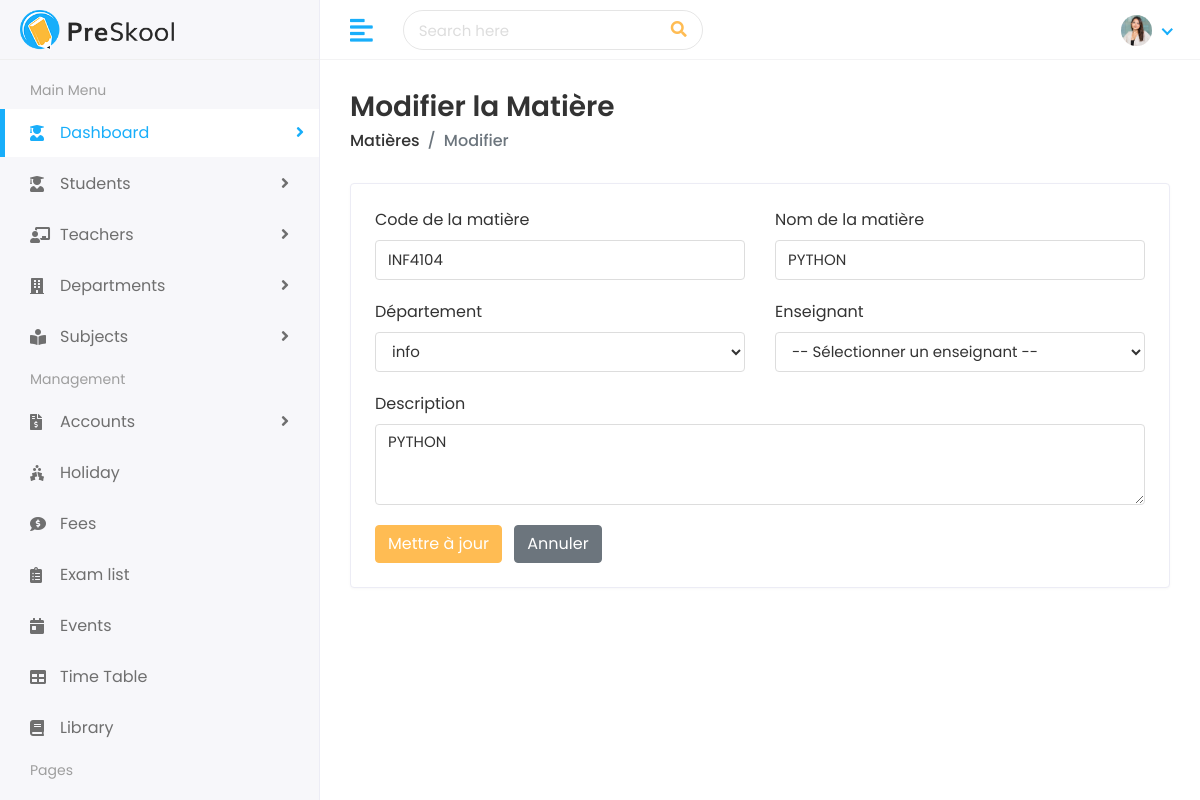
Page /subjects/edit/2/ on the committed database.
### faculty/models.py (models this page shows, shortened)
class Subject(models.Model):
    name = models.CharField(max_length=100, verbose_name="Nom de la matière")
    code = models.CharField(max_length=20, unique=True, verbose_name="Code")
    description = models.TextField(blank=True, null=True, verbose_name="Description")
    department = models.ForeignKey(
        Department,
        on_delete=models.SET_NULL,
        null=True,
        blank=True,
        related_name='subjects',
        verbose_name="Département"
    )
    teacher = models.ForeignKey(
        Teacher,
        on_delete=models.SET_NULL,
        null=True,
        blank=True,
        related_name='subjects',
        verbose_name="Enseignant"
    )

class Department(models.Model):
    name = models.CharField(max_length=100, unique=True, verbose_name="Nom du département")
    description = models.TextField(blank=True, null=True, verbose_name="Description")
    head_teacher = models.ForeignKey(
        Teacher,
        on_delete=models.SET_NULL,
        null=True,
        blank=True,
        related_name='headed_departments',
        verbose_name="Responsable (Enseignant)"
    )
    teachers = models.ManyToManyField(
        Teacher,
        blank=True,
        related_name='departments',
        verbose_name="Enseignants"
    )

### faculty/views.py (the view, shortened to what this page needs)
# urls.py: path('subjects/edit/<int:pk>/', views.edit_subject, name='edit_subject'),
def edit_subject(request, pk):
    subject = get_object_or_404(Subject, pk=pk)
    departments = Department.objects.all()
    teachers = Teacher.objects.all()
    return render(request, 'subjects/edit-subject.html', {
        'subject': subject,
        'departments': departments,
        'teachers': teachers
    })

### templates/subjects/edit-subject.html (shortened to what this page needs)
{% extends 'Home/base.html' %}
{% load static %}
{% block body %}
<div class="page-wrapper">
  <div class="content container-fluid">
    <div class="page-header">
      <div class="row align-items-center">
        <div class="col">
          <h3 class="page-title">Modifier la Matière</h3>
          <ul class="breadcrumb">
            <li class="breadcrumb-item"><a href="{% url 'subject_list' %}">Matières</a></li>
            <li class="breadcrumb-item active">Modifier</li>
          </ul>
        </div>
      </div>
    </div>
    <div class="row">
      <div class="col-sm-12">
        <div class="card">
          <div class="card-body">
            <form method="POST">
              <div class="row">
                <div class="col-12 col-sm-6">
                  <div class="form-group">
                    <label>Code de la matière</label>
                    <input type="text" name="code" class="form-control" value="{{ subject.code }}" required>
                  </div>
                </div>
                <div class="col-12 col-sm-6">
                  <div class="form-group">
                    <label>Nom de la matière</label>
                    <input type="text" name="name" class="form-control" value="{{ subject.name }}" required>
                  </div>
                </div>
                <div class="col-12 col-sm-6">
                  <div class="form-group">
                    <label>Département</label>
                    <select name="department" class="form-control">
                      {% for dept in departments %}
                        <option value="{{ dept.id }}"
                          {% if subject.department and subject.department.id == dept.id %}selected{% endif %}>
                          {{ dept.name }}
                        </option>
                      {% endfor %}
                    </select>
                  </div>
                </div>
                <div class="col-12 col-sm-6">
                  <div class="form-group">
                    <label>Enseignant</label>
                    <select name="teacher" class="form-control">
                      <option value="">-- Sélectionner un enseignant --</option>
                    </select>
                  </div>
                </div>
                <div class="col-12">
                  <div class="form-group">
                    <label>Description</label>
                    <textarea name="description" class="form-control" rows="3">{{ subject.description }}</textarea>
                  </div>
                </div>
                <div class="col-12">
                  <button type="submit" class="btn btn-primary">Mettre à jour</button>
                  <a href="{% url 'subject_list' %}" class="btn btn-secondary ml-2">Annuler</a>
                </div>
              </div>
            </form>
          </div>
        </div>
      </div>
    </div>
  </div>
</div>
{% endblock %}

### static/assets/css/style.css (style rules this page uses)
html { height: 100%; }
body { background-color: #fff; color: #333; font-family: 'Poppins', sans-serif; font-size: 1rem; height: 100%; line-height: 1.5; overflow-x: hidden; }
h1, h2, h3, h4, h5, h6 { font-family: 'Poppins', sans-serif; margin-top: 0; }
.form-control { border: 1px solid #ddd; box-shadow: none; color: #333; font-size: 15px; height: 40px; }
input, input:focus, button, button:focus { outline: none; }
input[type=text], input[type=password] { -webkit-appearance: none; -moz-appearance: none; appearance: none; }
textarea.form-control { resize: vertical; }
.form-group { margin-bottom: 1.25rem; }
ul, ol { padding: 0px; list-style: none; }
.btn-primary { background-color: #FFBC53; border: 1px solid #FFBC53; }
.card { border: 1px solid #ececf5; box-shadow: 0 1px 3px 0 rgba(0, 0, 0, 0.03); margin-bottom: 1.875rem; }
.card-body { padding: 1.5rem; }
.page-wrapper { margin-left: 320px; padding-top: 60px; position: relative; transition: all 0.4s ease; }
.page-wrapper > .content { padding: 1.875rem 1.875rem 0; }
.page-header { margin-bottom: 1.875rem; }
.page-header .breadcrumb { background-color: transparent; color: #6c757d; font-size: 1rem; font-weight: 500; margin-bottom: 0; padding: 0; }
.page-header .breadcrumb a { color: #333; }
.page-title { font-size: 28px; font-weight: 600; color: #333; margin-bottom: 5px; }

### rows in the picture
Subject: code "INF4104", name "PYTHON", department "info", description "PYTHON"
